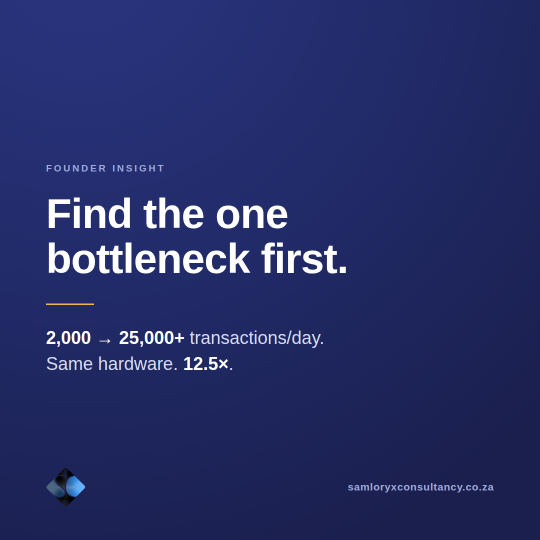
#> input picture social/2026-07-18/bottleneck-card-1080x1080.png, 1080 x 1080 px, given in place of logo-lockup-white.png, which was not available (shown at 1/2 size)
$ python make_card.py social/2026-07-18/bottleneck-card-1080x1080.png social/2026-07-18/bottleneck-card-1200x628.png social/2026-07-18/bottleneck-card-1200x628.png social/2026-07-18/bottleneck-card-1200x628.png
#> lines starting #> are read from the running program, lines starting #| are printed output that depends on the picture; pictures that were not available may be replaced by others from this repository, and a replacement may not be noted
#!/usr/bin/env python3
"""Samloryx social card generator.

Navy card, white headline, teal accent, white logo lockup. Matches the 22 Jul card.
Usage: make_card.py "<headline>" "<subline or empty>" <out.png> [size]
  size: wide (1200x628, LinkedIn/Facebook) or square (1080x1080)
"""
import sys
from PIL import Image, ImageDraw, ImageFont

NAVY = (2, 31, 63)
NAVY_DEEP = (1, 22, 46)
TEAL = (26, 188, 176)
BLUE = (46, 155, 240)
WHITE = (255, 255, 255)
MUTED = (183, 196, 214)

BOLD = "/usr/share/fonts/truetype/liberation/LiberationSans-Bold.ttf"
REG = "/usr/share/fonts/truetype/liberation/LiberationSans-Regular.ttf"
LOCKUP = "/home/samloryx/Desktop/Samloryx Consultancy/samloryx-consultancy-platform/src/main/resources/static/assets/logo-lockup-white.png"
URL = "samloryxconsultancy.co.za"


def wrap(draw, text, font, max_w):
    words, lines, cur = text.split(), [], ""
    for w in words:
        trial = f"{cur} {w}".strip()
        if draw.textlength(trial, font=font) <= max_w:
            cur = trial
        else:
            if cur:
                lines.append(cur)
            cur = w
    if cur:
        lines.append(cur)
    return lines


def build(headline, subline, out, size="wide"):
    W, H = (1200, 628) if size == "wide" else (1080, 1080)
    pad = int(W * 0.065)
    img = Image.new("RGB", (W, H), NAVY)
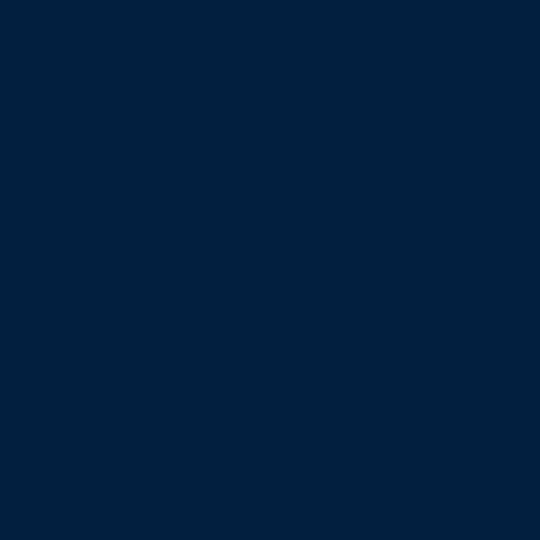
#> img: PIL image 1080x1080 RGB (shown at 1/2 size); mean R, G, B 2, 31, 63
    d = ImageDraw.Draw(img)

    # Subtle diagonal depth panel on the right, echoing the existing card.
    panel = Image.new("RGB", (W, H), NAVY)
    pd = ImageDraw.Draw(panel)
    pd.polygon([(W * 0.62, 0), (W, 0), (W, H), (W * 0.80, H)], fill=NAVY_DEEP)
    pd.polygon([(W * 0.86, 0), (W, 0), (W, H * 0.42)], fill=(9, 46, 66))
    img = Image.blend(img, panel, 0.9)
    d = ImageDraw.Draw(img)

    # Teal accent stroke, top right.
    d.polygon([(W * 0.935, H * 0.10), (W * 0.975, H * 0.10),
               (W * 0.855, H * 0.52), (W * 0.815, H * 0.52)], fill=TEAL)

    # Bottom block first (logo, rule, url), so the text above can never collide with it.
    lock = Image.open(LOCKUP).convert("RGBA")
    a = lock.getchannel("A").point(lambda v: 255 if v > 110 else 0)
#> a: PIL image 1080x1080 L; every value is 255
    lock.putalpha(a)
    lock = lock.crop(lock.getbbox())
    lw = int(W * 0.24)
    lock = lock.resize((lw, int(lock.height * lw / lock.width)), Image.LANCZOS)
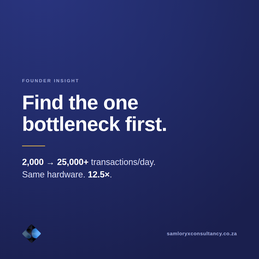
#> lock: PIL image 259x259 RGBA; mean R, G, B, A 38.2, 46.3, 102.9, 255

    fu = ImageFont.truetype(REG, int(H * 0.032))
    url_h = int(H * 0.045)
    rule_gap = int(H * 0.028)
    block_h = lock.height + rule_gap + url_h
#> block_h = 337
    block_top = H - pad - block_h
#> block_top = 673

    img.paste(lock, (pad, block_top), lock)
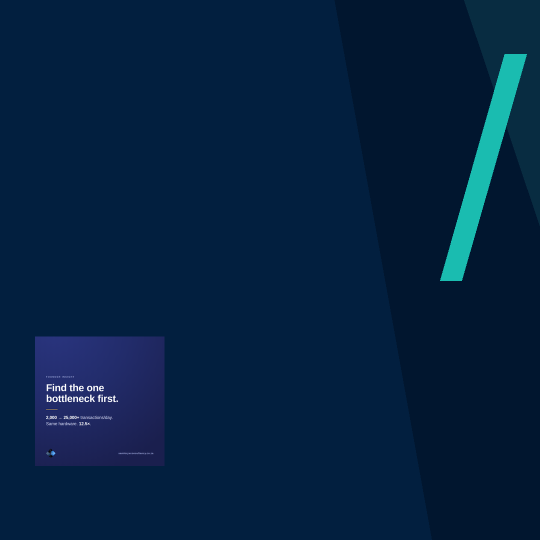
#> img: PIL image 1080x1080 RGB (shown at 1/2 size); mean R, G, B 4.4, 32.7, 63.3
    ry = block_top + lock.height + rule_gap
#> ry = 962
    d.line([(pad, ry), (pad + int(W * 0.36), ry)], fill=(120, 140, 165), width=2)
    d.text((pad, ry + int(H * 0.018)), URL, font=fu, fill=WHITE)

    # Text column: fits between the top padding and the bottom block.
    max_w = int(W * 0.62) if size == "wide" else int(W * 0.84)
    top = pad + int(H * 0.03)
    avail = block_top - int(H * 0.06) - top
#> avail = 507
    fs = ImageFont.truetype(REG, int(H * 0.044))
    sub_lines = wrap(d, subline, fs, int(W * 0.55))[:3] if subline else []
#> sub_lines = 1 item
    sub_h = (len(sub_lines) * int(fs.size * 1.36) + int(H * 0.075)) if sub_lines else 0
#> sub_h = 144

    for pt in range(int(H * 0.115), 22, -2):
        f = ImageFont.truetype(BOLD, pt)
        lines = wrap(d, headline, f, max_w)
        if len(lines) <= 4 and len(lines) * int(pt * 1.14) + sub_h <= avail:
            break

    y = top
    for ln in lines:
        d.text((pad, y), ln, font=f, fill=WHITE)
        y += int(pt * 1.14)
#> this loop made 1 pass
#> y on pass 1: 243
#> after the loop, y = 243

    if sub_lines:
        y += int(H * 0.032)
#> y = 277
        d.line([(pad, y), (pad + int(W * 0.40), y)], fill=(120, 140, 165), width=2)
        y += int(H * 0.038)
#> y = 318
        for ln in sub_lines:
            d.text((pad, y), ln, font=fs, fill=MUTED)
            y += int(fs.size * 1.36)
#> this loop made 1 pass
#> y on pass 1: 381
#> after the loop, y = 381

    img.save(out, "PNG", optimize=True)
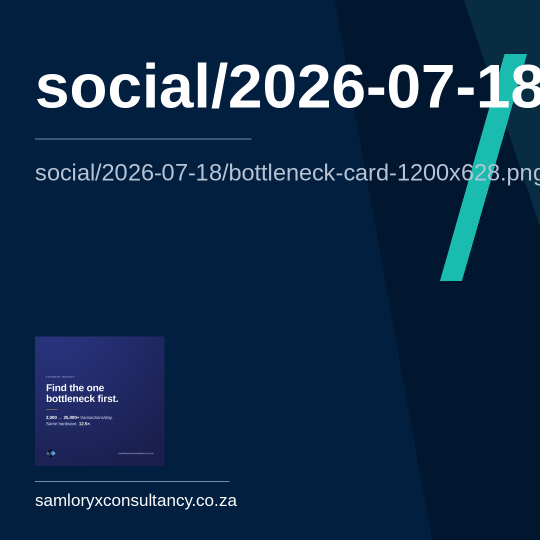
#> saved as bottleneck-card-1200x628.png: PIL image 1080x1080 RGB (shown at 1/2 size); mean R, G, B 14.6, 41.6, 71.2
    print(f"wrote {out} ({W}x{H}) headline lines={len(lines)} pt={pt}")
#| wrote social/2026-07-18/bottleneck-card-1200x628.png (1080x1080) headline lines=1 pt=124


if __name__ == "__main__":
    build(sys.argv[1], sys.argv[2], sys.argv[3],
          sys.argv[4] if len(sys.argv) > 4 else "wide")
